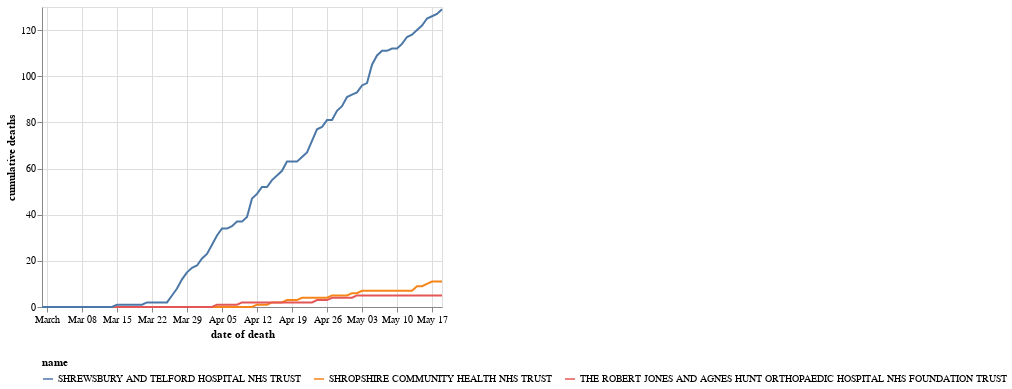

The code cell stored with this chart in its notebook:
### Markdown cell above
### Cumulative by trust

### Code cell
chart_dodds = chart_doddbt.copy()
chart_dodds = chart_dodds[chart_dodds.code.isin(trustcodes_shropshirestar)]
alt.Chart(chart_dodds).mark_line().encode(
    x='date of death',
    y='cumulative deaths',
    color='name'
).configure_legend(labelLimit=0,orient='bottom')

### Figure 1 — Vega-Lite specification as saved in the notebook (floating-point values rounded to 4 significant figures; data arrays with more than 128 entries replaced by an {"elided": "..."} marker saying what was removed)
{"config": {"view": {"continuousWidth": 400, "continuousHeight": 300}, "legend": {"labelLimit": 0, "orient": "bottom"}}, "data": {"name": "data-9ac0d2d7e660bbf6b3dd626ef5ae4f78"}, "mark": "line", "encoding": {"color": {"type": "nominal", "field": "name"}, "x": {"type": "temporal", "field": "date of death"}, "y": {"type": "quantitative", "field": "cumulative deaths"}}, "$schema": "https://vega.github.io/schema/vega-lite/v4.8.1.json", "datasets": {"data-9ac0d2d7e660bbf6b3dd626ef5ae4f78": {"elided": "243 records"}}}
